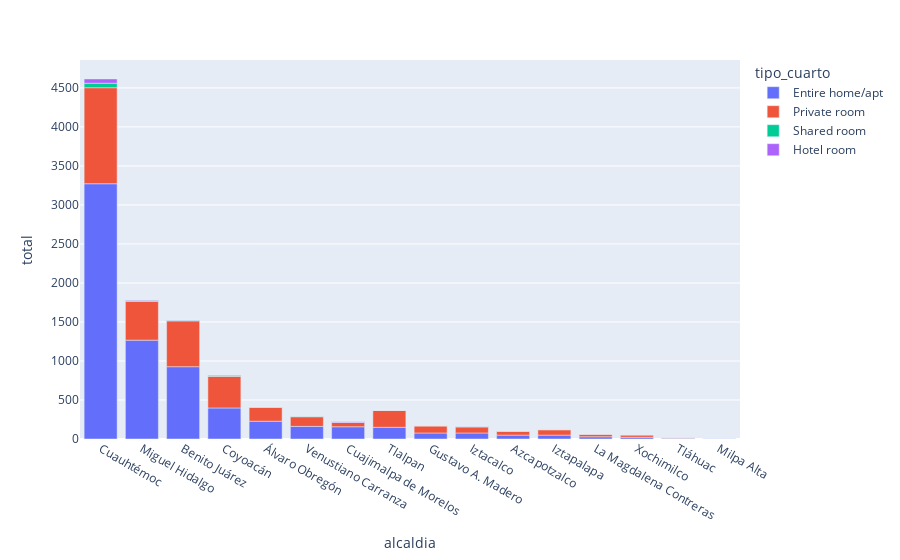

Write notebook code for a chart like this one.
### Markdown cell above
Total de airbnbs por alcaldia y tipo de cuarto, donde vemos que los de tipo departamento predominan ya que es el atractivo mas grande y versatil que ofrece la aplicación.

### Code cell
df_bar_charts_acum= df.groupby(["alcaldia","room_type"]).agg({"name":"count"}).reset_index()
df_bar_charts_acum = df_bar_charts_acum.rename(columns={'name':'total', 'room_type':'tipo_cuarto'})
df_bar_charts_acum = df_bar_charts_acum.sort_values(by='total', ascending=False)
fig = px.bar(df_bar_charts_acum, x="alcaldia", y="total", color="tipo_cuarto")
fig.show()

### Figure 1 — Plotly figure (JSON) as saved in the notebook; plotly's stock layout.template omitted (floating-point values rounded to 4 significant figures)
{"data": [{"alignmentgroup": "True", "hovertemplate": "tipo_cuarto=Entire home/apt<br>alcaldia=%{x}<br>total=%{y}<extra></extra>", "legendgroup": "Entire home/apt", "marker": {"color": "#636efa"}, "name": "Entire home/apt", "offsetgroup": "Entire home/apt", "orientation": "v", "showlegend": true, "textposition": "auto", "type": "bar", "x": ["Cuauhtémoc", "Miguel Hidalgo", "Benito Juárez", "Coyoacán", "Álvaro Obregón", "Venustiano Carranza", "Cuajimalpa de Morelos", "Tlalpan", "Gustavo A. Madero", "Iztacalco", "Azcapotzalco", "Iztapalapa", "La Magdalena Contreras", "Xochimilco", "Tláhuac", "Milpa Alta"], "xaxis": "x", "y": [3272, 1267, 927, 398, 228, 162, 157, 150, 77, 77, 50, 50, 29, 22, 10, 3], "yaxis": "y"}, {"alignmentgroup": "True", "hovertemplate": "tipo_cuarto=Private room<br>alcaldia=%{x}<br>total=%{y}<extra></extra>", "legendgroup": "Private room", "marker": {"color": "#EF553B"}, "name": "Private room", "offsetgroup": "Private room", "orientation": "v", "showlegend": true, "textposition": "auto", "type": "bar", "x": ["Cuauhtémoc", "Benito Juárez", "Miguel Hidalgo", "Coyoacán", "Tlalpan", "Álvaro Obregón", "Venustiano Carranza", "Gustavo A. Madero", "Iztacalco", "Iztapalapa", "Cuajimalpa de Morelos", "Azcapotzalco", "La Magdalena Contreras", "Xochimilco", "Tláhuac", "Milpa Alta"], "xaxis": "x", "y": [1231, 587, 496, 407, 217, 177, 124, 92, 77, 69, 55, 49, 31, 26, 5, 1], "yaxis": "y"}, {"alignmentgroup": "True", "hovertemplate": "tipo_cuarto=Shared room<br>alcaldia=%{x}<br>total=%{y}<extra></extra>", "legendgroup": "Shared room", "marker": {"color": "#00cc96"}, "name": "Shared room", "offsetgroup": "Shared room", "orientation": "v", "showlegend": true, "textposition": "auto", "type": "bar", "x": ["Cuauhtémoc", "Miguel Hidalgo", "Iztacalco", "Benito Juárez", "Coyoacán", "Álvaro Obregón", "Tlalpan", "Venustiano Carranza", "Azcapotzalco", "Tláhuac", "Cuajimalpa de Morelos", "La Magdalena Contreras", "Iztapalapa", "Gustavo A. Madero"], "xaxis": "x", "y": [57, 11, 7, 7, 4, 3, 2, 1, 1, 1, 1, 1, 1, 1], "yaxis": "y"}, {"alignmentgroup": "True", "hovertemplate": "tipo_cuarto=Hotel room<br>alcaldia=%{x}<br>total=%{y}<extra></extra>", "legendgroup": "Hotel room", "marker": {"color": "#ab63fa"}, "name": "Hotel room", "offsetgroup": "Hotel room", "orientation": "v", "showlegend": true, "textposition": "auto", "type": "bar", "x": ["Cuauhtémoc", "Miguel Hidalgo", "Cuajimalpa de Morelos", "Coyoacán", "Benito Juárez", "Álvaro Obregón", "Iztacalco", "Gustavo A. Madero", "Tlalpan"], "xaxis": "x", "y": [55, 9, 7, 7, 5, 3, 1, 1, 1], "yaxis": "y"}], "layout": {"barmode": "relative", "legend": {"title": {"text": "tipo_cuarto"}, "tracegroupgap": 0}, "margin": {"t": 60}, "xaxis": {"anchor": "y", "domain": [0, 1], "title": {"text": "alcaldia"}}, "yaxis": {"anchor": "x", "domain": [0, 1], "title": {"text": "total"}}}}
